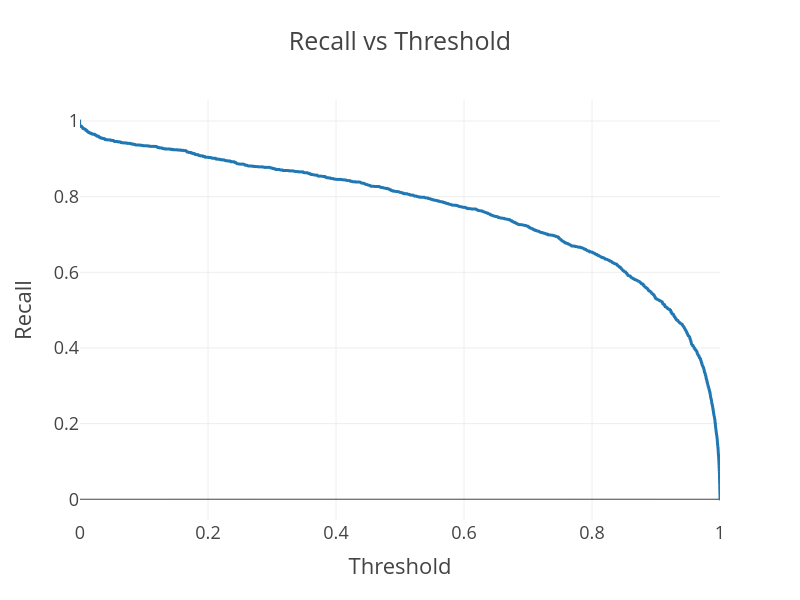

Notebook code cell kept with this figure:
### Code cell
# Recall vs Threshold
px.line(df, x='Threshold', y='Recall', title='Recall vs Threshold', width=800, height=600)

### Figure 1 — Plotly figure (JSON) as saved in the notebook; plotly's stock layout.template omitted (floating-point values rounded to 4 significant figures; data arrays with more than 128 entries replaced by an {"elided": "..."} marker saying what was removed)
{"data": [{"hovertemplate": "Threshold=%{x}<br>Recall=%{y}<extra></extra>", "legendgroup": "", "line": {"color": "#1F77B4", "dash": "solid"}, "marker": {"symbol": "circle"}, "mode": "lines", "name": "", "showlegend": false, "type": "scattergl", "x": {"elided": "17500 float values"}, "xaxis": "x", "y": {"elided": "17500 float values"}, "yaxis": "y"}], "layout": {"height": 600, "legend": {"tracegroupgap": 0}, "title": {"text": "Recall vs Threshold"}, "width": 800, "xaxis": {"anchor": "y", "domain": [0, 1], "title": {"text": "Threshold"}}, "yaxis": {"anchor": "x", "domain": [0, 1], "title": {"text": "Recall"}}}}
